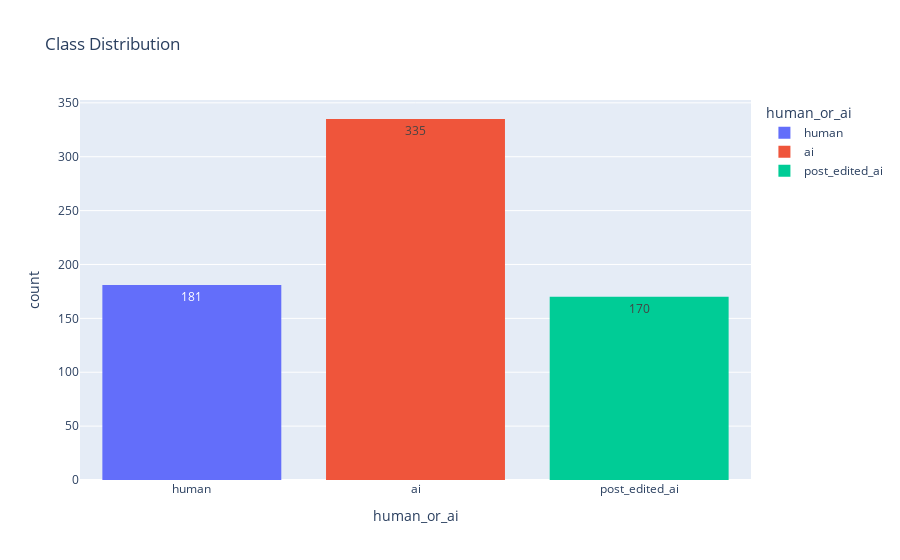

The code cell stored with this chart in its notebook:
### Code cell
fig = px.histogram(
    df,
    x="human_or_ai",
    color="human_or_ai",
    title="Class Distribution",
    text_auto=True
)

fig.update_layout(bargap=0.2)
fig.show()

### Figure 1 — Plotly figure (JSON) as saved in the notebook; plotly's stock layout.template omitted (floating-point values rounded to 4 significant figures; data arrays with more than 128 entries replaced by an {"elided": "..."} marker saying what was removed)
{"data": [{"bingroup": "x", "hovertemplate": "human_or_ai=%{x}<br>count=%{y}<extra></extra>", "legendgroup": "human", "marker": {"color": "#636efa", "pattern": {"shape": ""}}, "name": "human", "orientation": "v", "showlegend": true, "texttemplate": "%{value}", "type": "histogram", "x": {"elided": "181 str values"}, "xaxis": "x", "yaxis": "y"}, {"bingroup": "x", "hovertemplate": "human_or_ai=%{x}<br>count=%{y}<extra></extra>", "legendgroup": "ai", "marker": {"color": "#EF553B", "pattern": {"shape": ""}}, "name": "ai", "orientation": "v", "showlegend": true, "texttemplate": "%{value}", "type": "histogram", "x": {"elided": "335 str values"}, "xaxis": "x", "yaxis": "y"}, {"bingroup": "x", "hovertemplate": "human_or_ai=%{x}<br>count=%{y}<extra></extra>", "legendgroup": "post_edited_ai", "marker": {"color": "#00cc96", "pattern": {"shape": ""}}, "name": "post_edited_ai", "orientation": "v", "showlegend": true, "texttemplate": "%{value}", "type": "histogram", "x": {"elided": "170 str values"}, "xaxis": "x", "yaxis": "y"}], "layout": {"bargap": 0.2, "barmode": "relative", "legend": {"title": {"text": "human_or_ai"}, "tracegroupgap": 0}, "title": {"text": "Class Distribution"}, "xaxis": {"anchor": "y", "categoryarray": ["human", "ai", "post_edited_ai"], "categoryorder": "array", "domain": [0, 1], "title": {"text": "human_or_ai"}}, "yaxis": {"anchor": "x", "domain": [0, 1], "title": {"text": "count"}}}}
